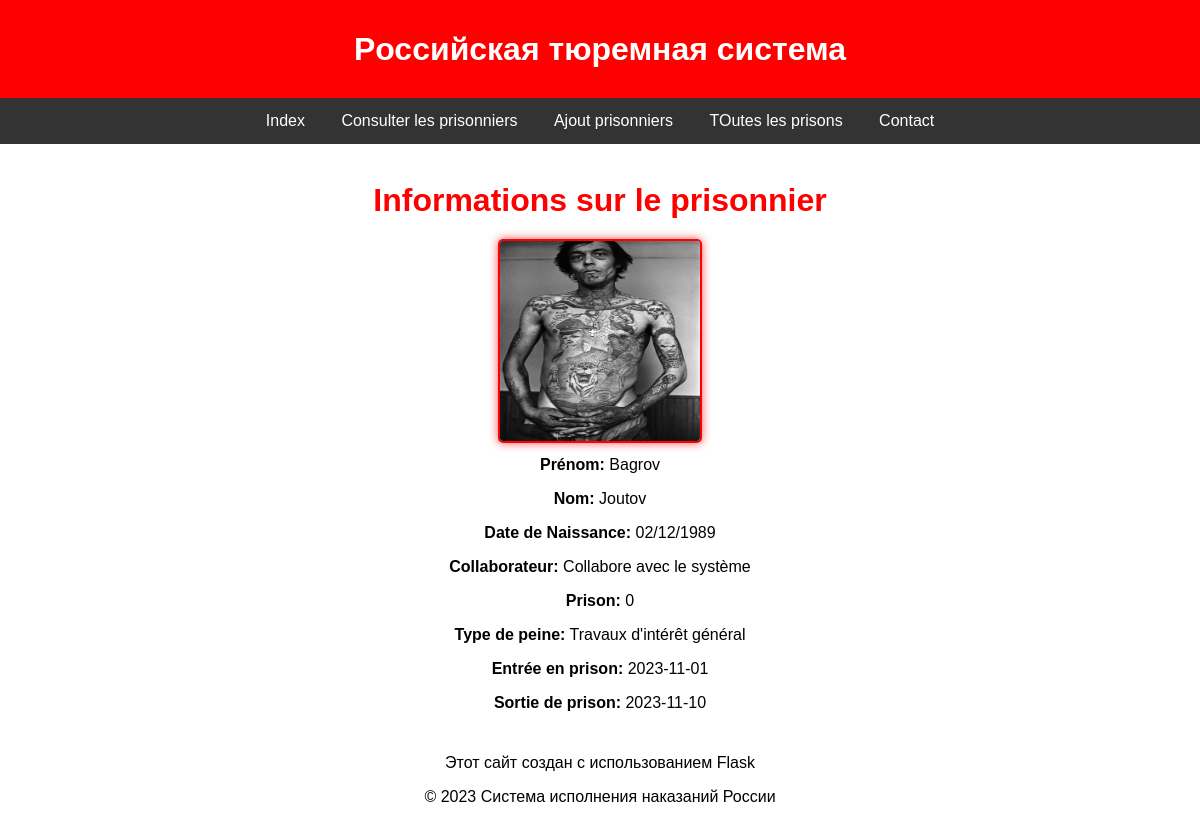
Page /ConsultPrisonner?id=1 on the committed database.
### tables this page shows
CREATE TABLE "prisonners" (
	"id"	INTEGER,
	"prenom"	VARCHAR(100),
	"nom"	VARCHAR(100),
	"birthday"	DATE,
	"type_de_peine"	VARCHAR(100),
	"collaborateur"	BOOLEAN,
	"prison_id"	INT,
	"image"	TEXT,
	PRIMARY KEY("id" AUTOINCREMENT),
	FOREIGN KEY("prison_id") REFERENCES "prison"("id")
);

CREATE TABLE peine (
    id INTEGER PRIMARY KEY NOT NULL,
    user_id INT,
    type_de_peine VARCHAR(100),
    collaborateur BOOLEAN,
    entry_date DATE,
    out_door DATE,
    FOREIGN KEY (user_id) REFERENCES prisonners(id)
);

### app.py (the view)
@app.route("/ConsultPrisonner", methods=['GET','POST'])
def ConsultPrisonner():
    if request.method=="GET":
        id_prisonnier=request.args.get('id', default="", type=str)
        prisonner=func.Prisonnier.getPrisonner(id_prisonnier)
        peine=func.Peine.getPeineFromUserID(id_prisonnier)
        print('Limage est'+str(prisonner.image))
        return render_template("prisonnerInformation.html", id_prisonnier=id_prisonnier,prisonner=prisonner, peine=peine )

### classes.py (called while the page is built)
def connect_database(database_path):
    return sqlite3.connect(database_path)

    def getPrisonner(id):
        conn=connect_database('goodDB.db')
        cursor = conn.cursor()
        query = "SELECT * FROM prisonners WHERE id = ?"
        cursor.execute(query, (id,))
        result = cursor.fetchone()
        prisonnier=Prisonnier(result[1], result[2], result[3], result[3], result[4], result[5], result[7])
        conn.close()
        return prisonnier

    def getPeineFromUserID(prsionnerId):
        conn=connect_database('goodDB.db')
        cursor = conn.cursor()
        query = "SELECT * from peine WHERE user_id = ?"
        cursor.execute(query,(prsionnerId))
        result = cursor.fetchone()
        peine=Peine(result[1], result[2], result[4], result[5])
        conn.close()
        return peine

### templates/prisonnerInformation.html (shortened to what this page needs)
<!DOCTYPE html>
<html lang="en">
<head>
</head>
<body>
{% extends 'layout.html' %}
{% block content %}
{% if prisonner %}
    <h1>Informations sur le prisonnier</h1>
    <img src="{{ url_for('static', filename='uploads/' + prisonner.image + '.jpg') }}" width="200" height="200" style="vertical-align: bottom;">
    <p> <strong>Prénom:</strong> {{ prisonner.Prenom }}</p>
    <p> <strong>Nom:</strong> {{ prisonner.Nom }}</p>
    <p> <strong>Date de Naissance:</strong> {{ prisonner.birthday }}</p>
    <p> <strong>Collaborateur:</strong> {{ 'Collabore avec le système' if prisonner.collaborateur else 'Ne collabore pas' }}</p>
    <p> <strong>Prison:</strong> {{ prisonner.prison_id }}</p>
    <p> <strong>Type de peine:</strong> {{ peine.type_de_peine }}</p>
    <p> <strong>Entrée en prison:</strong> {{ peine.entry_date }}</p>
    <p> <strong>Sortie de prison:</strong> {{ peine.out_door }}</p>
{% endif %}
{% endblock %}

### templates/prisonnerInformation.html (style rules this page uses)
body { background-color: white; color: black; font-family: Arial, sans-serif; margin: 20px; text-align: center; }
h1 { color: red; margin-bottom: 20px; }
p { margin: 10px 0; line-height: 1.5; }
img { border: 2px solid red; border-radius: 5px; box-shadow: 0 0 10px rgba(255, 0, 0, 0.7); display: block; margin: 0 auto; margin-top: 20px; }

### templates/layout.html (style rules this page uses)
body { font-family: Arial, sans-serif; margin: 0; padding: 0; box-sizing: border-box; }

### rows in the picture
prisonners: image (picture), Prenom "Bagrov", Nom "Joutov", birthday "02/12/1989", type_de_peine "Collabore avec le système"
peine: type_de_peine "Travaux d'intérêt général", entry_date "2023-11-01", out_door "2023-11-10"

### other values in the picture
{{ prisonner.prison_id }} "0"
